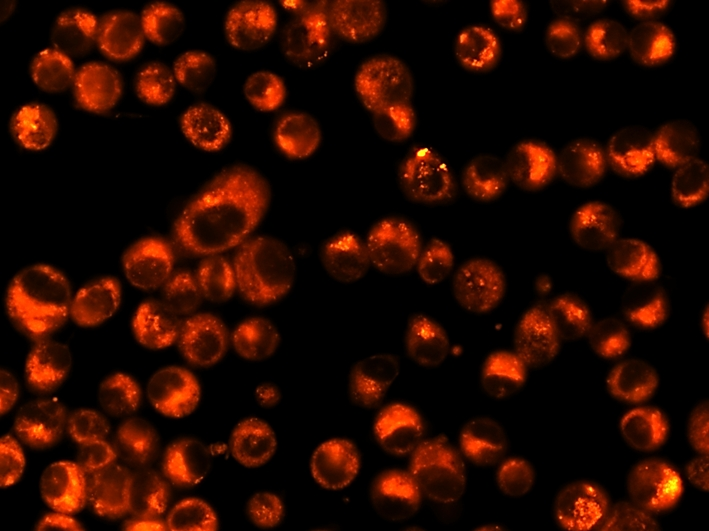
%> input picture obrazek32.jpg, 709 x 531 px
$ octave fabo-projekt.m   (GNU Octave 9; MATLAB toolbox functions it lacks are replaced by stand-ins)
%> lines starting %> are read from the running program, lines starting %| are printed output that depends on the picture; in (x1, y1, x2, y2) boxes, pixels count from 0 and x2, y2 are one past the last pixel; in counts of white or black regions, pixels touching at a corner belong together; the program's own positions count from 1
clear all
close all
clc

%% nacteni obrazu
% obr = imread('obrazek31.jpg');
% obr = im2double(obr);
% obr = rgb2gray(obr);

%jen zkousim jak ta pejcovina funguje - bez diakritiky
imR = imread('obrazek32.jpg');
%> imR is the input picture: size 531x709x3 uint8; mean R, G, B 43.3, 10.6, 0.9
imR = rgb2gray(imR);
%> imR: size 531x709 uint8
imR = im2double(imR);
%> imR: size 531x709 double
imG = imread('obrazek30.jpg');
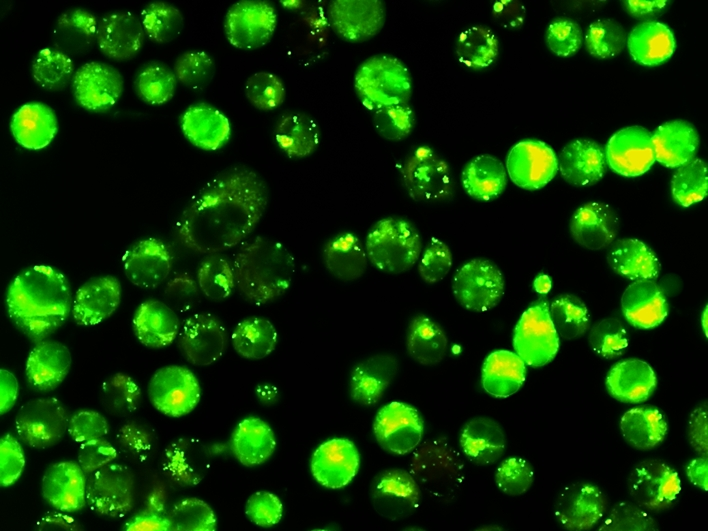
%> input picture obrazek30.jpg, 708 x 531 px
%> imG is the input picture: size 531x708x3 uint8; mean R, G, B 12.5, 55, 1.9
imG = rgb2gray(imG);
%> imG: size 531x708 uint8
imG = im2double(imG);
%> imG: size 531x708 double
imG = [imG,zeros(531,1)];
%> imG: size 531x709 double
imB = imread('obrazek31.jpg');
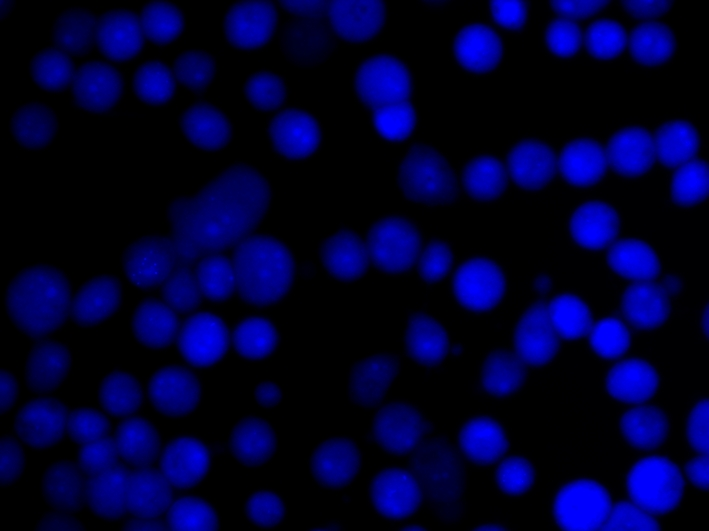
%> input picture obrazek31.jpg, 709 x 531 px
%> imB is the input picture: size 531x709x3 uint8; mean R, G, B 0.2, 0.1, 48.8
imB = rgb2gray(imB);
%> imB: size 531x709 uint8
imB = im2double(imB);
%> imB: size 531x709 double

obr3(:,:,1) = imR;
obr3(:,:,2) = imG;
obr3(:,:,3) = imB;

% close all

% obr = mean(obr3,3);
% figure
% imshow(obr,[])
%
obr = max(obr3,[],3);
% figure
% imshow(obr,[])


obr = histeq(obr);          % ekvalizace histogramu

figure
subplot(221)
imshow(obr);
title('originalni obraz')

bw = im2bw(obr,0.5);        % prahovani obrazu
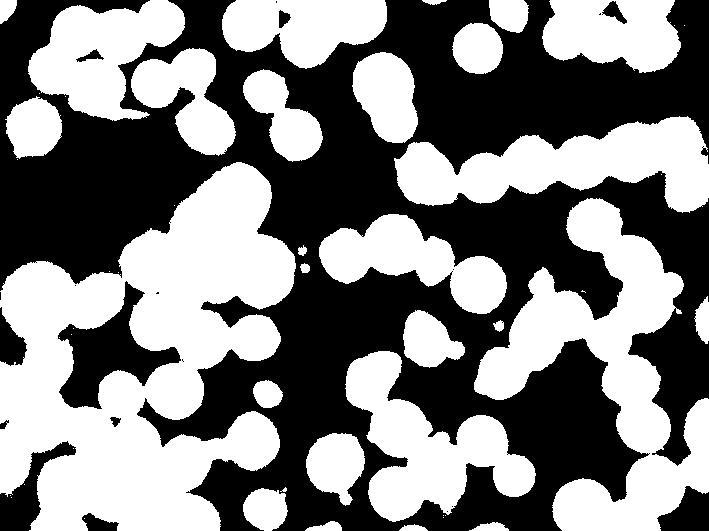
%> bw: size 531x709 logical; 49.8% white; 49 white regions (22 under 20 px), largest, box (x1, y1, x2, y2) and area: (0, 162, 296, 531) 62543, (474, 198, 709, 531) 29621, (394, 116, 709, 213) 16770

subplot(222)
imshow(bw);
title('prahovany obraz')

SE = strel('diamond',1);
bw = imerode(bw,SE);        % vyhlazeni hran obrazu
%> bw: size 531x709 logical; 47.4% white; 31 white regions (3 under 20 px), largest, box (x1, y1, x2, y2) and area: (0, 163, 295, 531) 60375, (475, 199, 683, 453) 19801, (395, 117, 709, 212) 15976

subplot(223)
imshow(bw)
title('vyhlazene hrany')

bwd = -bwdist(~bw);         % vytvoreni distancni mapy

h = fspecial('gaussian',[10 10],5);
bwd = filter2(h, bwd);


subplot(224)
imshow(bwd,[])
title('distancni mapa')

bwl = watershed(bwd,8);     % watershed
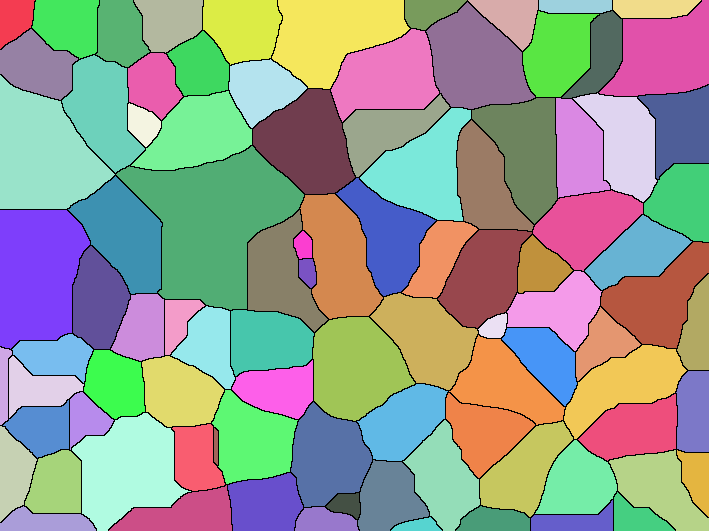
%> bwl: size 531x709 uint8; 95 distinct labels, from 0 to 94; one colour per label, 0 black

figure
imshow(bwd,[])

figure
imshow(bwl,[])
title('vysledek watershedu')

bwl = double(bwl);          % prevod na double
%> bwl: size 531x709 double; 95 distinct labels, from 0 to 94

bwl = bwl.*bw;              % nasobeni labelu s bunkami
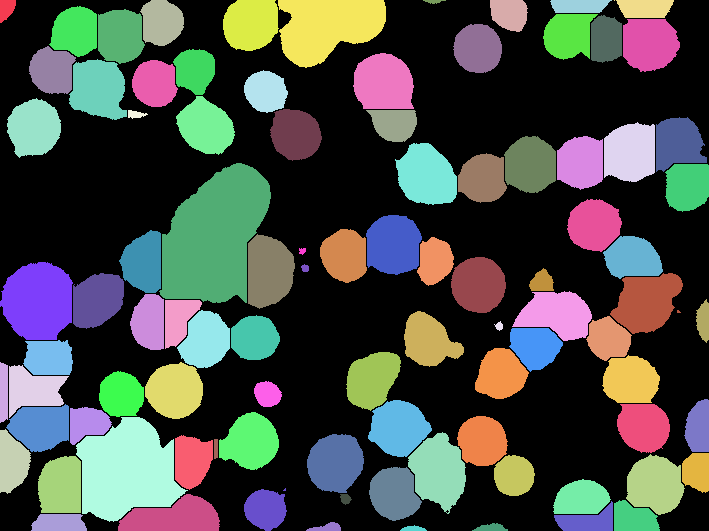
%> bwl: size 531x709 double; 95 distinct labels, from 0 to 94; one colour per label, 0 black

figure
imshow(label2rgb(bwl,'jet','w'))
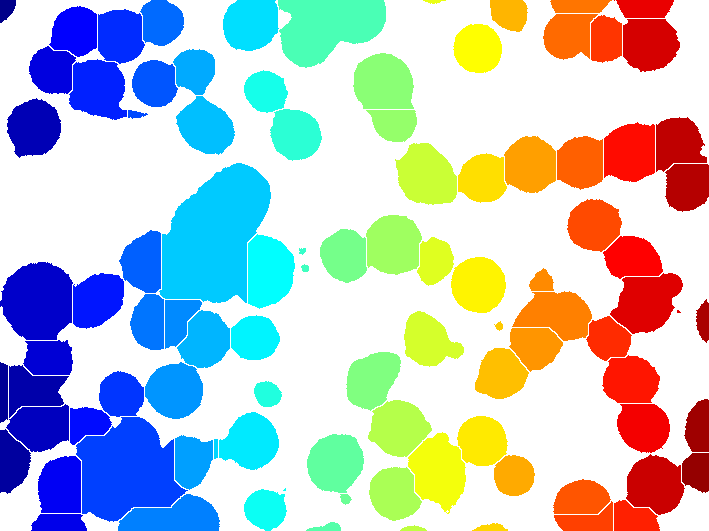
%> displayed picture: size 531x709x3, on the screen's scale of 0 to 255; mean R, G, B 186.2, 196.9, 199.4
title('bunky s labely')

imR = imread('obrazek32.jpg');
imR = rgb2gray(imR);
imR = im2double(imR);
imG = imread('obrazek30.jpg');
imG = rgb2gray(imG);
imG = im2double(imG);
imG = [imG,zeros(531,1)];
imB = imread('obrazek31.jpg');
imB = rgb2gray(imB);
imB = im2double(imB);


means = [];
for n = 1:max(max(bwl))
%     tempR
    meanR = mean2(imR.*(bwl==n));
    meanG = mean2(imG.*(bwl==n));
    meanB = mean2(imB.*(bwl==n));
    means = [means;
             n, meanR, meanG, meanB];
end
%> this loop made 94 passes
%> (meanR, meanG, meanB) on passes 3 to 14: (0.0008, 0.00151, 7.43e-05), (0.000552, 0.000999, 6.47e-05), (0.00139, 0.00295, 0.000116), (0.000906, 0.00133, 0.000198), (0.00241, 0.00439, 0.00038), (0.000679, 0.00135, 0.000107), (0.000768, 0.00113, 0.000158), (0.000509, 0.000464, 2.93e-05), (0.00151, 0.00222, 0.000112), (0.000722, 0.000903, 0.000105), (0.00037, 0.000771, 0.000127), (0.001, 0.00175, 0.000203)
%> means on pass 1: [1 3.92e-05 2.52e-05 7.56e-06]
%> after the loop, means = 94 rows, first 8: [1 3.92e-05 2.52e-05 7.56e-06; 2 0.000178 0.000461 3.04e-05; 3 0.0008 0.00151 7.43e-05; 4 0.000552 0.000999 6.47e-05; 5 0.00139 0.00295 0.000116; 6 0.000906 0.00133 0.000198; 7 0.00241 0.00439 0.00038; 8 0.000679 0.00135 0.000107]


figure
bar(means(:,2:4),'stacked');
title('Stack')
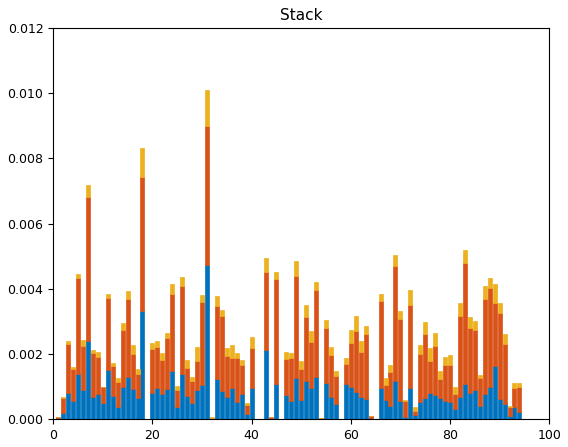
%> figure redrawn from the program's plot data; tallest bar 0.00474 high, from x = 30.6 to 31.4; tallest bar 0.00439 high, from x = 6.6 to 7.4; tallest bar 0.00108 high, from x = 30.6 to 31.4

% ostranit okrajove bunky?
% nevadi prevod na sedotonovy?
% vyresit nacitani TIFFu
